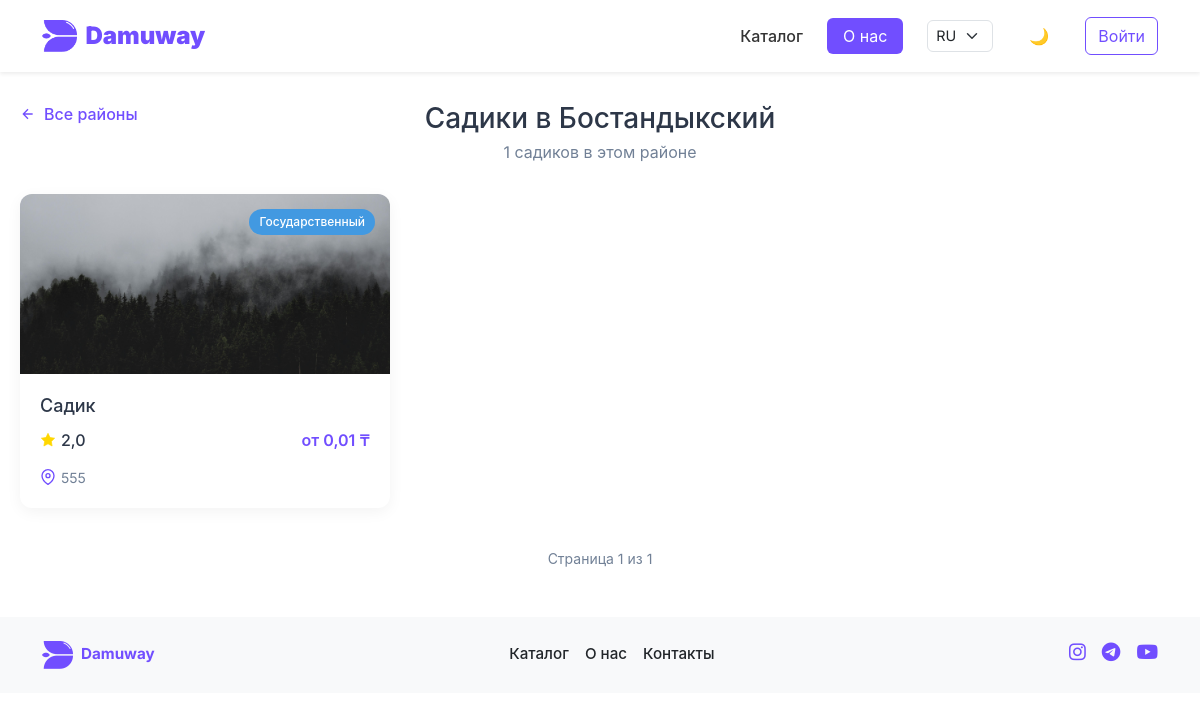
Page /ru/kindergarten/districts/1/ on the committed database.
### apps/school/models.py (models this page shows, shortened)
class District(models.Model):
    name = models.CharField(max_length=100)

### apps/kindergarten/models.py (models this page shows, shortened)
class Kindergarten(models.Model):
    KINDERGARTEN_TYPES = (
        ('state', 'Государственный'),
        ('private', 'Частный'),
    )
    district = models.ForeignKey(District, on_delete=models.CASCADE)
    name = models.CharField(max_length=200)
    description = models.TextField()
    kindergarten_type = models.CharField(max_length=20, choices=KINDERGARTEN_TYPES)
    price = models.DecimalField(max_digits=10, decimal_places=2)
    age_range = models.CharField(max_length=100)
    activities = models.TextField(blank=True)
    working_hours = models.CharField(max_length=100)
    phone = models.CharField(max_length=20)
    instagram = models.URLField(blank=True)
    facebook = models.URLField(blank=True)
    address = models.TextField()
    latitude = models.FloatField(blank=True, null=True)
    longitude = models.FloatField(blank=True, null=True)
    rating = models.FloatField(default=0)
    main_image = models.ImageField(upload_to='kindergartens/')

### apps/kindergarten/views.py (the view)
# urls.py: path('districts/<int:district_id>/', views.kindergarten_list, name='kindergarten_list'),
def kindergarten_list(request, district_id):
    district = get_object_or_404(District, id=district_id)
    kindergartens = Kindergarten.objects.filter(district=district).order_by('name')
    paginator = Paginator(kindergartens, 10)
    page_number = request.GET.get('page')
    page_obj = paginator.get_page(page_number)
    context = {
        'district': district,
        'page_obj': page_obj,
        'google_maps_api_key': settings.GOOGLE_MAPS_API_KEY,
    }
    return render(request, 'kindergarten/kindergarten_list.html', context)

### templates/kindergarten/kindergarten_list.html (shortened to what this page needs)
{% extends 'base.html' %}
{% load static %}
{% block extra_css %}
<link rel="stylesheet" href="{% static 'css/school/school_list.css' %}">
{% endblock %}
{% block content %}
<div class="school-list-container">
    <div class="school-list-header">
        <a href="{% url 'kindergarten_district_list' %}" class="back-link">
            <svg xmlns="http://www.w3.org/2000/svg" width="20" height="20" viewBox="0 0 24 24" fill="none" stroke="currentColor" stroke-width="2">
                <path d="M19 12H5M12 19l-7-7 7-7"/>
            </svg>
            Все районы
        </a>
        <h1>Садики в {{ district.name }}</h1>
        <p class="district-description">{{ district.kindergarten_set.count }} садиков в этом районе</p>
    </div>
    <div class="schools-grid">
        {% for kindergarten in page_obj %}
        <a href="{% url 'kindergarten_detail' kindergarten.id %}" class="school-card">
            <div class="school-image-container">
                {% if kindergarten.main_image %}
                    <img src="{{ kindergarten.main_image.url }}" alt="{{ kindergarten.name }}" class="school-image">
                {% else %}
                    <img src="{% static 'images/default-kindergarten.jpg' %}" alt="Изображение отсутствует" class="school-image">
                {% endif %}
                <span class="school-type {{ kindergarten.kindergarten_type }}">
                    {{ kindergarten.get_kindergarten_type_display }}
                </span>
            </div>
            <div class="school-info">
                <h2>{{ kindergarten.name }}</h2>
                <div class="school-meta">
                    <div class="rating">
                        <svg xmlns="http://www.w3.org/2000/svg" width="16" height="16" viewBox="0 0 24 24" fill="#FFD700" stroke="#FFD700">
                            <polygon points="12 2 15.09 8.26 22 9.27 17 14.14 18.18 21.02 12 17.77 5.82 21.02 7 14.14 2 9.27 8.91 8.26 12 2"/>
                        </svg>
                        {{ kindergarten.rating|floatformat:1 }}
                    </div>
                    <div class="price">от {{ kindergarten.price }} ₸</div>
                </div>
                <div class="school-address">
                    <svg xmlns="http://www.w3.org/2000/svg" width="16" height="16" viewBox="0 0 24 24" fill="none" stroke="#714EFF" stroke-width="2">
                        <path d="M21 10c0 7-9 13-9 13s-9-6-9-13a9 9 0 0 1 18 0z"/>
                        <circle cx="12" cy="10" r="3"/>
                    </svg>
                    {{ kindergarten.address|truncatechars:30 }}
                </div>
            </div>
        </a>
        {% endfor %}
    </div>
    <div class="pagination">
        <span class="current-page">
            Страница {{ page_obj.number }} из {{ page_obj.paginator.num_pages }}
        </span>
    </div>
</div>
{% endblock %}

### static/css/navbar_footer.css (style rules this page uses)
:root { --main-color: #714EFF; --transition: all 0.3s ease; }

### static/css/school/school_list.css (style rules this page uses)
:root { --primary: #714EFF; --primary-light: #F0EBFF; --text: #2D3748; --text-light: #718096; --border: #E2E8F0; }
.school-list-container { max-width: 1200px; margin: 30px auto; padding: 0 20px; font-family: 'Inter', -apple-system, sans-serif; }
.school-list-header { margin-bottom: 30px; position: relative; text-align: center; }
.back-link { position: absolute; left: 0; top: 0; display: flex; align-items: center; gap: 8px; color: var(--primary); text-decoration: none; font-weight: 500; }
.back-link svg { width: 16px; height: 16px; }
.school-list-header h1 { font-size: 28px; color: var(--text); margin-bottom: 5px; }
.district-description { color: var(--text-light); margin: 0; }
.schools-grid { display: grid; grid-template-columns: repeat(auto-fill, minmax(280px, 1fr)); gap: 25px; margin-bottom: 40px; }
.school-card { background: white; border-radius: 12px; overflow: hidden; box-shadow: 0 4px 15px rgba(0,0,0,0.05); text-decoration: none; color: var(--text); transition: all 0.3s ease; }
.school-image-container { position: relative; height: 180px; overflow: hidden; }
.school-image { width: 100%; height: 100%; object-fit: cover; transition: transform 0.3s ease; }
.school-type { position: absolute; top: 15px; right: 15px; padding: 4px 10px; border-radius: 20px; font-size: 12px; font-weight: 500; color: white; }
.school-type.state { background-color: #4299E1; }
.school-info { padding: 20px; }
.school-info h2 { font-size: 18px; margin: 0 0 10px 0; line-height: 1.3; }
.school-meta { display: flex; justify-content: space-between; align-items: center; margin-bottom: 15px; }
.rating { display: flex; align-items: center; gap: 5px; font-weight: 500; }
.price { color: var(--primary); font-weight: 600; }
.school-address { display: flex; align-items: center; gap: 5px; font-size: 14px; color: var(--text-light); }
.school-address svg { flex-shrink: 0; }
.pagination { display: flex; justify-content: center; align-items: center; gap: 15px; margin-top: 40px; }
.current-page { font-size: 14px; color: var(--text-light); }

### templates/base.html (style rules this page uses)
:root { --font-main: 'Inter', -apple-system, sans-serif; --main-color: #714EFF; }
body { font-family: var(--font-main); -webkit-font-smoothing: antialiased; transition: background-color 0.3s ease, color 0.3s ease; }

### rows in the picture
District: name "Бостандыкский", kindergarten_set.count "1"
Kindergarten: main_image (picture), kindergarten_type "Государственный", name "Садик", rating "2,0", price "0,01", address "555"

### other values in the picture
{{ page_obj.number }} "1"
{{ page_obj.paginator.num_pages }} "1"
